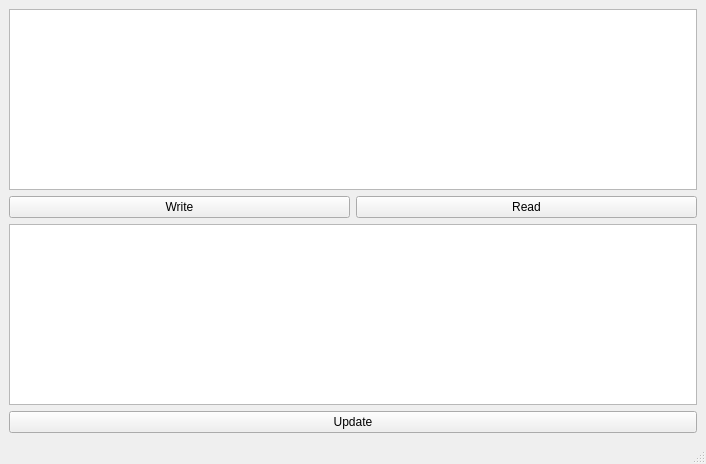
<?xml version="1.0" encoding="UTF-8"?>
<ui version="4.0">
 <class>MainWindow</class>
 <widget class="QMainWindow" name="MainWindow">
  <property name="geometry">
   <rect>
    <x>0</x>
    <y>0</y>
    <width>706</width>
    <height>464</height>
   </rect>
  </property>
  <property name="windowTitle">
   <string>MainWindow</string>
  </property>
  <widget class="QWidget" name="centralwidget">
   <layout class="QVBoxLayout" name="verticalLayout_2">
    <item>
     <layout class="QVBoxLayout" name="verticalLayout">
      <item>
       <widget class="QPlainTextEdit" name="plainTextEdit"/>
      </item>
      <item>
       <layout class="QHBoxLayout" name="horizontalLayout">
        <item>
         <widget class="QPushButton" name="pushButton">
          <property name="text">
           <string>Write</string>
          </property>
         </widget>
        </item>
        <item>
         <widget class="QPushButton" name="pushButton_2">
          <property name="text">
           <string>Read</string>
          </property>
         </widget>
        </item>
       </layout>
      </item>
     </layout>
    </item>
    <item>
     <widget class="QListWidget" name="listWidget"/>
    </item>
    <item>
     <widget class="QPushButton" name="pushButton_3">
      <property name="text">
       <string>Update</string>
      </property>
     </widget>
    </item>
   </layout>
  </widget>
  <widget class="QMenuBar" name="menubar">
   <property name="geometry">
    <rect>
     <x>0</x>
     <y>0</y>
     <width>706</width>
     <height>20</height>
    </rect>
   </property>
  </widget>
  <widget class="QStatusBar" name="statusbar"/>
 </widget>
 <resources/>
 <connections/>
</ui>
